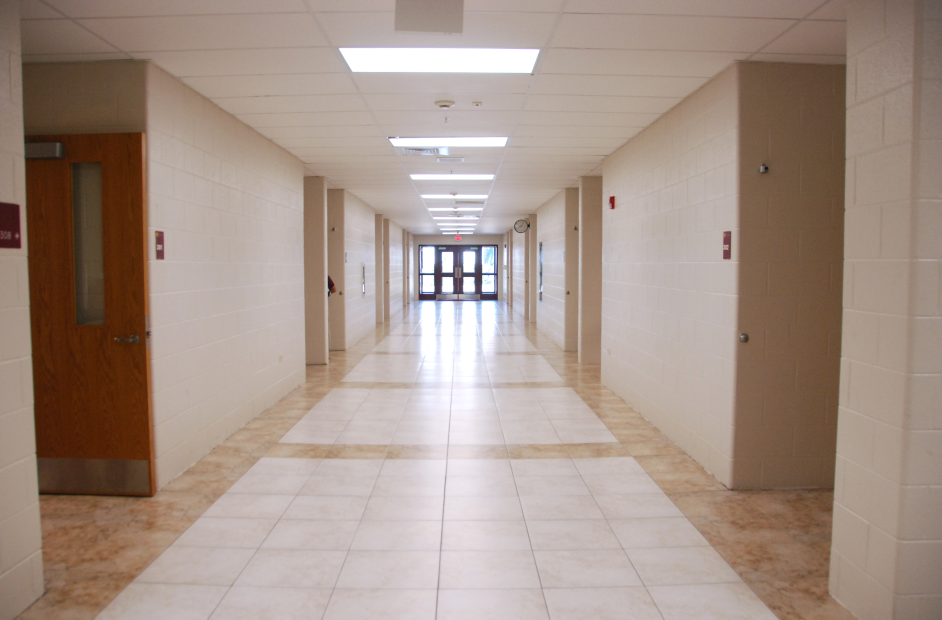
#> input picture T8_VP/cor_in.jpg, 3766 x 2478 px (shown at 1/4 size)
$ python T8_VP2_pic.py
#> lines starting #> are read from the running program, lines starting #| are printed output that depends on the picture; after the words box and inside, x2 and y2 are one past the last pixel; in counts of white or black regions, pixels touching at a corner belong together

import cv2
import numpy as np
#import MSAC

img = cv2.imread('cor_in.jpg')
#> img is the input picture: shape (2478, 3766, 3); mean B, G, R 135.7, 146.4, 164.7
img = cv2.resize(img, (0, 0), fx=0.2, fy=0.2)
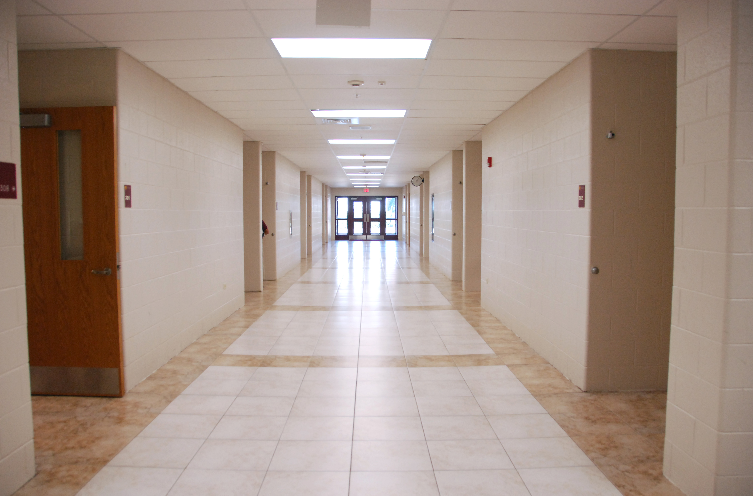
#> img: shape (496, 753, 3); mean B, G, R 135.7, 146.5, 164.7
gray = cv2.cvtColor(img, cv2.COLOR_BGR2GRAY)
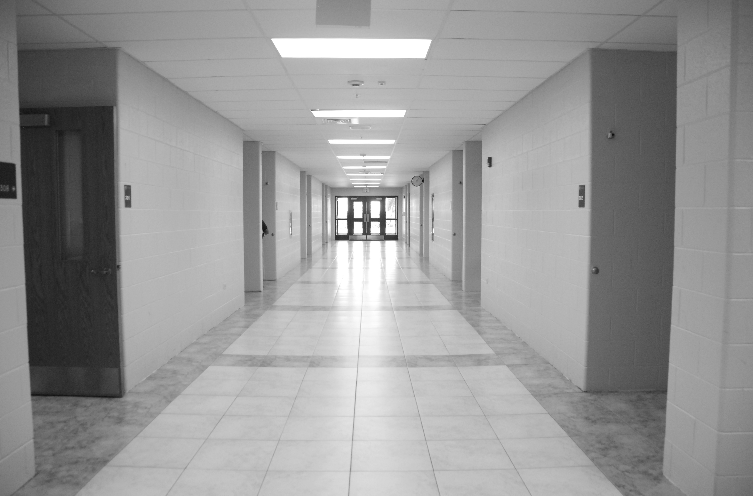
#> gray: shape (496, 753); min 13, max 255, mean 150.7
edges = cv2.Canny(gray, 250, 350, apertureSize = 5)
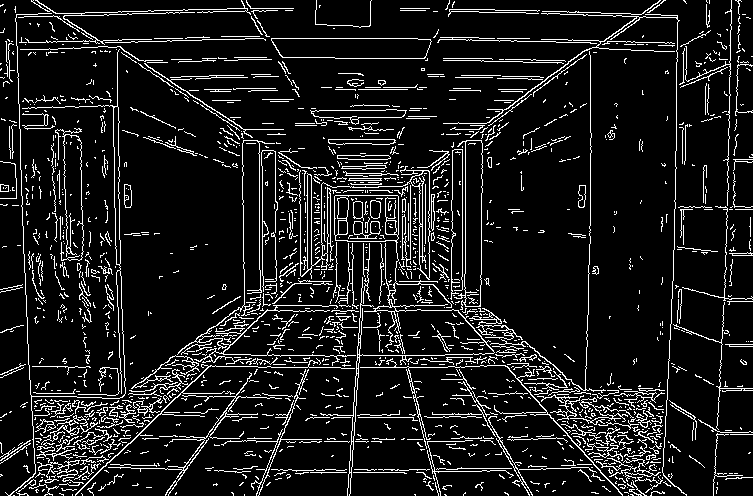
#> edges: shape (496, 753); 10.5% white in thin lines or dots

cv2.imshow("edges", edges)
lines = cv2.HoughLines(edges,2,np.pi/180,350)
#> lines = 40 rows, first 8: [408, 0.803], [388, 0.942], [398, 0.908], [392, 0.925], [414, 1.57], [406, 0.89], [438, 1.57], [38, 1.57]

for i in range(0, len(lines)):
    for rho,theta in lines[i]:
        a = np.cos(theta)
        b = np.sin(theta)
        x0 = a*rho
        y0 = b*rho
        x1 = int(x0 + 1000*(-b))
        y1 = int(y0 + 1000*(a))
        x2 = int(x0 - 1000*(-b))
        y2 = int(y0 - 1000*(a))

        cv2.line(img,(x1,y1),(x2,y2),(0,0,255),2)
#> this loop made 40 passes
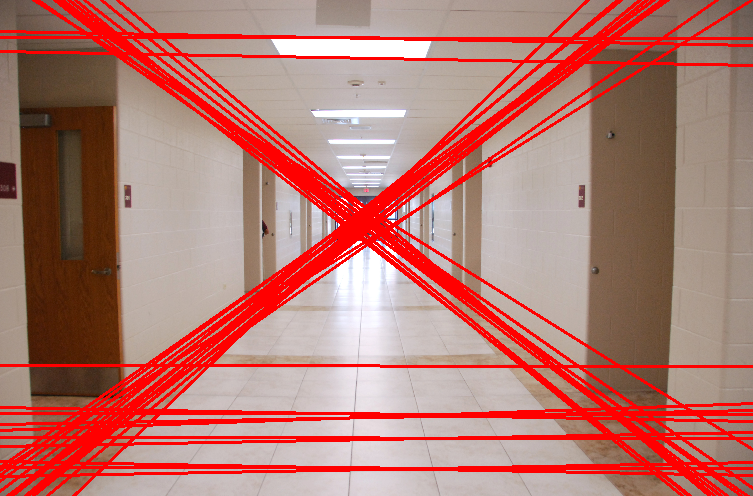
#> img: shape (496, 753, 3); 17.45% of pixels changed, all inside (x1, y1, x2, y2) = (0, 0, 753, 496)

cv2.imwrite('houghlines3.jpg',img)

cv2.imshow('transformed wCanny', img)

clusters = np.zeros(1)
nInliers = np.zeros(1)

# [5 lines of commented-out code are left out]

cv2.waitKey(0) != 27
cv2.destroyAllWindows()
